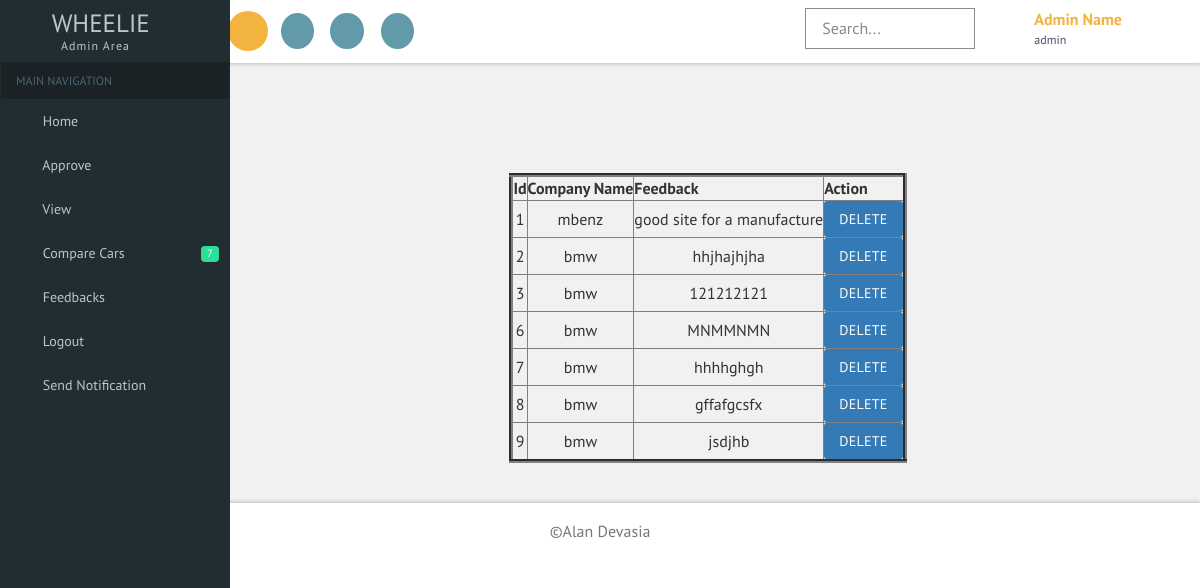
The app's page /viewmfeedback.php (signed in) with its own data.
### tables this page shows
CREATE TABLE IF NOT EXISTS `mfeedback` (
  `fid` int(11) NOT NULL AUTO_INCREMENT,
  `cname` varchar(30) NOT NULL,
  `feedback` varchar(100) NOT NULL,
  PRIMARY KEY (`fid`)
);

### viewmfeedback.php (the view, shortened to what this page needs)
<?php
include("dbconnect.php");
	$uname=$_SESSION['username'];
	$upass=$_SESSION['password'];
	$utype=$_SESSION['utype'];
	$sql="SELECT * FROM  `login_tb` WHERE username =  '$uname'AND PASSWORD =  '$upass'";
	$result=mysql_query($sql,$con);
	$rowcount=mysql_num_rows($result);
	if($rowcount !=0 && $utype=='admin')
	{
?>
<!DOCTYPE HTML>
<html>
<head>
<link href="css/bootstrap.css" rel='stylesheet' type='text/css' />
<link href="css/style.css" rel='stylesheet' type='text/css' />
<link href="css/font-awesome.css" rel="stylesheet">
<link href='css/SidebarNav.min.css' media='all' rel='stylesheet' type='text/css'/>
<link href="css/custom.css" rel="stylesheet">
					<link href="css/owl.carousel.css" rel="stylesheet">
</head>
<body class="cbp-spmenu-push">
	<div class="main-content">
	<div class="cbp-spmenu cbp-spmenu-vertical cbp-spmenu-left" id="cbp-spmenu-s1">
		<aside class="sidebar-left">
      <nav class="navbar navbar-inverse">
          <div class="navbar-header">
            <h1><a class="navbar-brand" href="index.html"><span class="fa fa-area-chart"></span> Wheelie<span class="dashboard_text">Admin Area</span></a></h1>
          </div>
		  <?php
						$tu3="select carid from carname_tb";
						$result3=mysql_query($tu3,$con);
						$rowcount3=mysql_num_rows($result3);
											?>
          <div class="collapse navbar-collapse" id="bs-example-navbar-collapse-1">
            <ul class="sidebar-menu">
              <li class="header">MAIN NAVIGATION</li>
              <li class="treeview">
                <a href="homeadmin.php">
                <i class="fa fa-dashboard"></i> <span>Home</span>
                </a>
              </li>
			  <li class="treeview">
                <a href="aproveman.php">
                <i class="fa fa-laptop"></i>
                <span>Approve</span>
				</a>
              </li>
              <li class="treeview">
              <li class="treeview">
                <a href="#">
                <i class="fa fa-laptop"></i>
                <span>View</span>
                <i class="fa fa-angle-left pull-right"></i>
                </a>
              </li>
			  <li>
                <a href="admincompare.php">
                <i class="fa fa-th"></i> <span>Compare Cars<span>
                <small class="label pull-right label-info"><?php echo $rowcount3 ?></small>
                </a>
              </li>
              <li class="treeview">
                <a href="#">
                <i class="fa fa-edit"></i> <span>Feedbacks</span>
                <i class="fa fa-angle-left pull-right"></i>
                </a>
              </li>
              <li class="treeview">
                <a href="err.php">
                <i class="fa fa-table"></i> <span>Logout</span>
                </a>
              </li>
              <li class="treeview">
                <a href="adminnot.php">
                <i class="fa fa-envelope"></i> <span>Send Notification </span>
              </li>
            </ul>
          </div>
      </nav>
    </aside>
	</div>
		<div class="sticky-header header-section ">
			<div class="header-left">
				<button id="showLeftPush"><i class="fa fa-bars"></i></button>
				<div class="profile_details_left">
					<ul class="nofitications-dropdown">
						<li class="dropdown head-dpdn">
							<a href="#" class="dropdown-toggle" data-toggle="dropdown" aria-expanded="false"><i class="fa fa-envelope"></i></a>
						</li>
						<li class="dropdown head-dpdn">
							<a href="#" class="dropdown-toggle" data-toggle="dropdown" aria-expanded="false"><i class="fa fa-bell"></i></a>
						</li>
						<li class="dropdown head-dpdn">
							<a href="#" class="dropdown-toggle" data-toggle="dropdown" aria-expanded="false"><i class="fa fa-tasks"></i></a>
						</li>
					</ul>
				</div>
				<div class="clearfix"> </div>
			</div>
			<div class="header-right">
				<div class="search-box">
					<form class="input">
						<input class="sb-search-input input__field--madoka" placeholder="Search..." type="search" id="input-31" />
						<label class="input__label" for="input-31">
							<svg class="graphic" width="100%" height="100%" viewBox="0 0 404 77" preserveAspectRatio="none">
								<path d="m0,0l404,0l0,77l-404,0l0,-77z"/>
							</svg>
						</label>
					</form>
				</div>
				<div class="profile_details">
					<ul>
						<li class="dropdown profile_details_drop">
							<a href="#" class="dropdown-toggle" data-toggle="dropdown" aria-expanded="false">
								<div class="profile_img">
									<div class="user-name">
										<p>Admin Name</p>
										<span><?php echo $uname ?></span>
									</div>
									<i class="fa fa-angle-down lnr"></i>
									<div class="clearfix"></div>
								</div>
							</a>
						</li>
					</ul>
				</div>
				<div class="clearfix"> </div>
			</div>
			<div class="clearfix"> </div>
		</div>
		<div id="page-wrapper">
			<div class="main-page">
			<div class="col_3">
        	<div class="col-md-3 widget widget1">
        	</div>
        	<div class="col-md-3 widget widget1">
        	</div>
        	<div class="col-md-3 widget widget1">
        	</div>
        	<div class="col-md-3 widget widget1">
        	 </div>
        	<div class="col-md-3 widget">
        	 </div>
        	<div class="clearfix"> </div>
		</div>
	<br/>
	<br/>
	<br/>
	<br/>
	<center>
<?php
$result = mysql_query("SELECT * FROM mfeedback ");
echo "<table border='4'>
<tr>
<th align='center'>Id</th>
<th align='center'>Company Name</th>
<th align='center'>Feedback</th>
<th align='center'>Action</th>
</tr>";
while($row = mysql_fetch_array($result))
{
echo "<form action='blockman.php' method='post'>";
echo "<tr>";
echo "<td align='center'>" . $row['fid'] . "</td>";
echo "<td align='center'>" . $row['cname'] . "</td>";
echo "<td align='center'>" . $row['feedback'] . "</td>";
echo '<td><button class="btn btn-primary" name="deleting">Delete</button></td>';
echo "</tr>";
echo "</form>";
}
echo "</table>";
	?>
		</center>
			</div>
		</div>
	<div class="footer">
	   <p>&copy;Alan Devasia</p>
	</div>
	</div>
</body>
</html>
<?php
	}
	else
	{
		header("location:err.php");
	}
?>

### css/custom.css (style rules this page uses)
#page-wrapper { padding:5em 2em 2.5em; background-color: #F1F1F1; }

### records on screen
mfeedback: fid "1", cname "mbenz", feedback "good site for a manufacture"
mfeedback: fid "2", cname "bmw", feedback "hhjhajhjha"
mfeedback: fid "3", cname "bmw", feedback "121212121"
mfeedback: fid "6", cname "bmw", feedback "MNMMNMN"
mfeedback: fid "7", cname "bmw", feedback "hhhhghgh"
mfeedback: fid "8", cname "bmw", feedback "gffafgcsfx"
mfeedback: fid "9", cname "bmw", feedback "jsdjhb"

### other values on screen
$rowcount3 "7"
$uname "admin"
